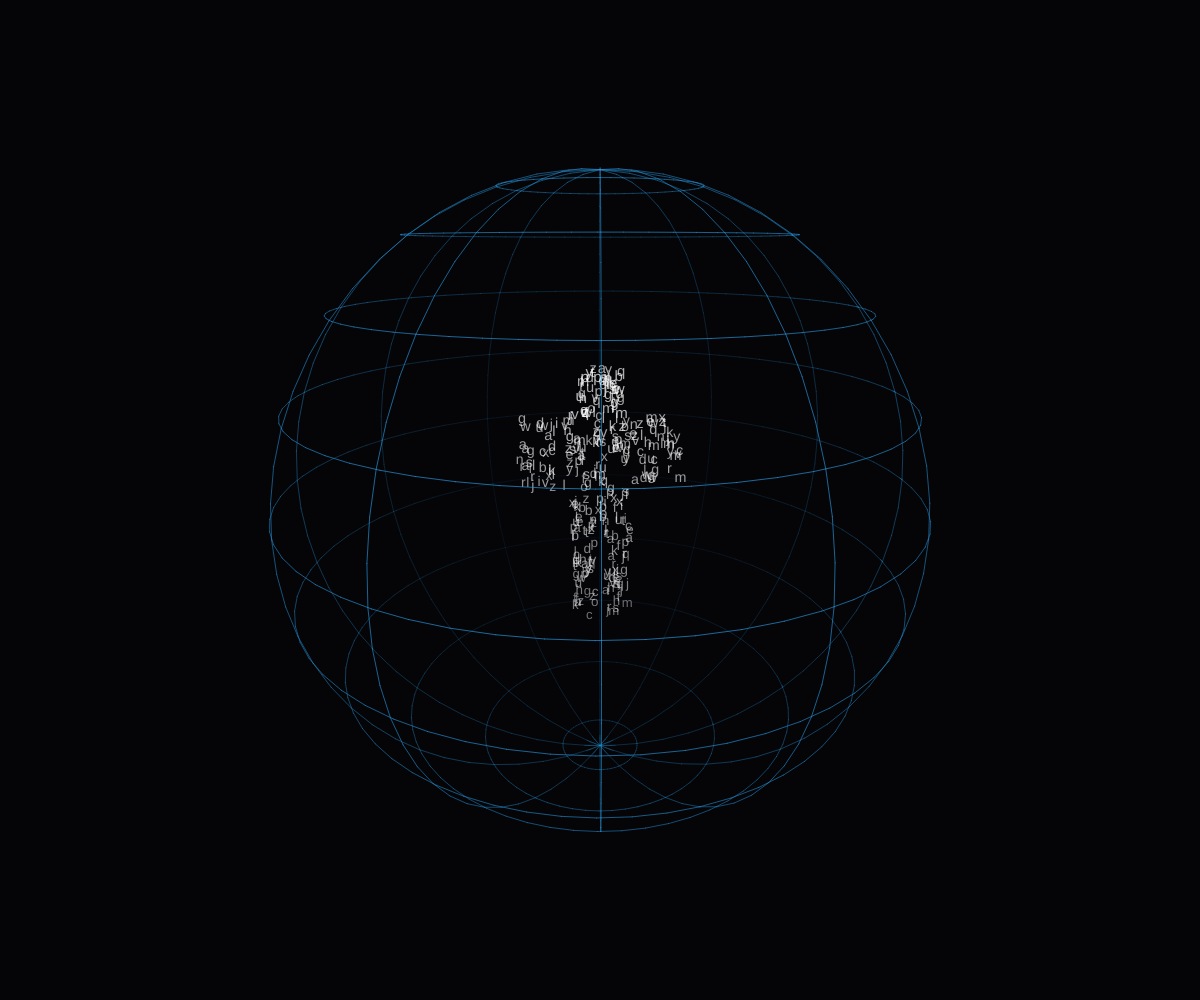
Frame 1 (no input)
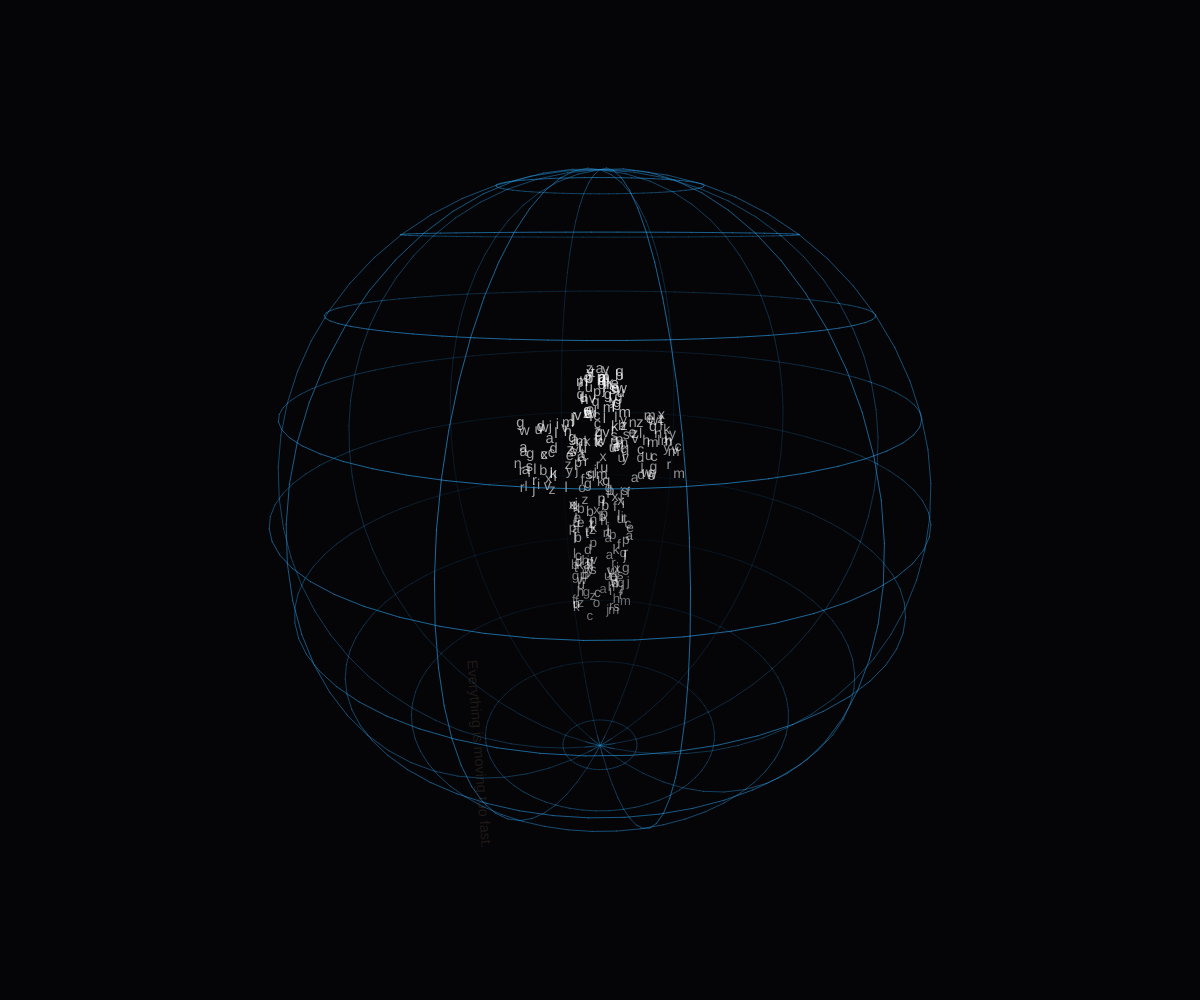
Frame 60 (no input)
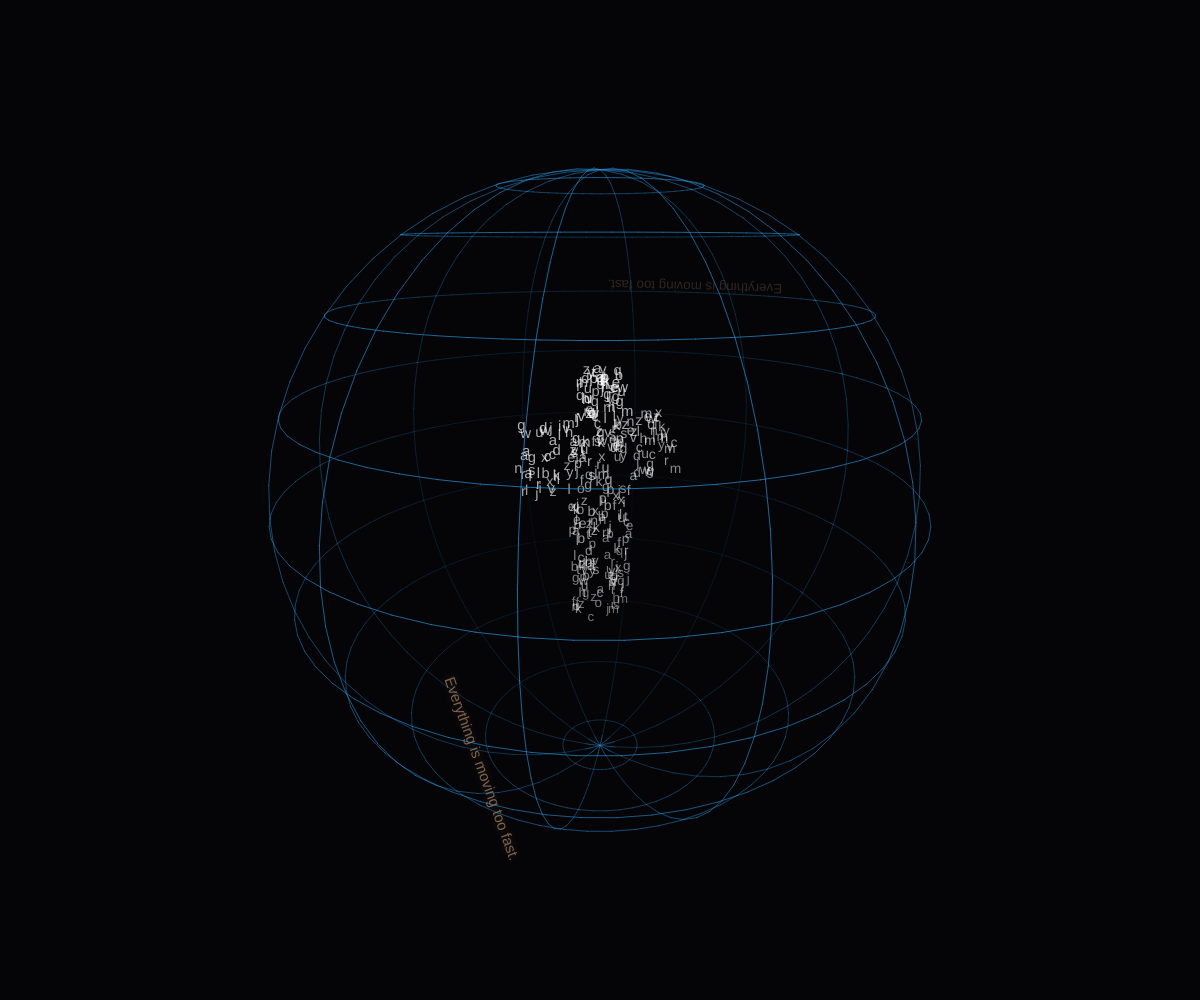
Frame 120 (the mouse pressed at the canvas centre since frame 60)

The p5.js sketch that drew these frames (run headless with seeded random() and noise() and a simulated clock; from frame 60 on, the mouse is pressed at the canvas centre):

// p5.js sketch
// ── sketch.js
let globalTheta = 0; // Earth rotation angle
const GLOBE_RADIUS = 300; 

let humanoid = []; 
let messages = []; 

// Arrays to store grid lines (Latitudes & Longitudes)
const LATS = [];
const LONS = [];

// Text corpus describing anxiety and disconnection
const corpus = [
    "I feel completely disconnected.",
    "나는 너무 외롭다",
    "Personne ne m'écoute.",
    "¿Hacia dónde voy?",
    "Everything is moving too fast.",
    "我找不到方向",
    "Too much noise.",
    "Не могу уснуть.",
    "不安が消えない",
    "The pressure is crushing",
    "No puedo más con esto."
];

function setup() {
    createCanvas(windowWidth, windowHeight);
    
    // Initialize horizontal latitude rings
    for (let lat = -PI / 2 + 0.3; lat < PI / 2; lat += 0.3) {
        LATS.push(lat);
    }
    // Initialize vertical longitude rings
    for (let lon = 0; lon < TWO_PI; lon += PI / 6) {
        LONS.push(lon);
    }

    generateHumanoid();
}

function draw() {
    background(5, 5, 8); 

    globalTheta += 0.003; // Constant rotation speed

    // Spawn messages randomly over time
    if (frameCount % 45 === 0 && messages.length < 20) {
        messages.push(new NomadicMessage());
    }

    let renderQueue = [];

    // 1. Queue all wireframe grid lines
    queueGridLines(renderQueue);

    // 2. Queue humanoid particles
    for (let pt of humanoid) {
        let p = project3D(pt.x, pt.y, pt.z);
        renderQueue.push({ type: 'human', proj: p, obj: pt, z: p.z });
    }

    // 3. Queue text messages
    for (let i = messages.length - 1; i >= 0; i--) {
        let msg = messages[i];
        msg.update();
        if (msg.isDead()) {
            messages.splice(i, 1);
        } else {
            // Calculate local 3D coordinate on the rotating sphere
            let lx = msg.r * cos(msg.lat) * cos(msg.lon);
            let ly = msg.r * sin(msg.lat);
            let lz = msg.r * cos(msg.lat) * sin(msg.lon);
            let p = project3D(lx, ly, lz);
            
            // Calculate 2D tangent angle to align text to the curved line
            let angle = msg.getRotationAngle();
            
            renderQueue.push({ type: 'message', proj: p, angle: angle, obj: msg, z: p.z });
        }
    }

    // Sort all elements by Z axis for true depth perception (Painter's Algorithm)
    renderQueue.sort((a, b) => b.z - a.z);

    // Render everything in depth order (back to front)
    for (let item of renderQueue) {
        if (item.type === 'line') {
            // Lines fade out as they go to the back of the globe
            let alpha = map(item.z, -GLOBE_RADIUS, GLOBE_RADIUS, 180, 10);
            stroke(40, 150, 220, alpha); // Cyan radio wave color
            strokeWeight(1);
            line(item.p1.x, item.p1.y, item.p2.x, item.p2.y);
        } 
        else if (item.type === 'human') {
            item.obj.display(item.proj);
        } 
        else if (item.type === 'message') {
            item.obj.display(item.proj, item.angle);
        }
    }
}

// ----------------------------------------------------
// 3D to 2D Projection Engine
// ----------------------------------------------------
function project3D(x, y, z) {
    // 1. Rotation around Y-axis (Earth rotation)
    let x1 = x * cos(globalTheta) - z * sin(globalTheta);
    let z1 = x * sin(globalTheta) + z * cos(globalTheta);
    let y1 = y;

    // 2. Tilt around X-axis (Globe perspective tilt)
    let tilt = 0.35; 
    let y2 = y1 * cos(tilt) - z1 * sin(tilt);
    let z2 = y1 * sin(tilt) + z1 * cos(tilt);
    let x2 = x1;

    // 3. Perspective projection
    let fov = 700; 
    let scaleFactor = fov / (fov + z2); 
    let px = width / 2 + x2 * scaleFactor;
    let py = height / 2 + y2 * scaleFactor;

    return { x: px, y: py, z: z2, scale: scaleFactor };
}

// ----------------------------------------------------
// Build Grid Lines Geometry
// ----------------------------------------------------
function queueGridLines(queue) {
    // Latitudes (Horizontal lines)
    for (let lat of LATS) {
        let r = GLOBE_RADIUS * cos(lat);
        let y = GLOBE_RADIUS * sin(lat);
        for (let lon = 0; lon < TWO_PI; lon += 0.1) {
            let x1 = r * cos(lon), z1 = r * sin(lon);
            let x2 = r * cos(lon + 0.1), z2 = r * sin(lon + 0.1);
            let p1 = project3D(x1, y, z1);
            let p2 = project3D(x2, y, z2);
            // Use midpoint Z for depth sorting
            queue.push({ type: 'line', p1: p1, p2: p2, z: (p1.z + p2.z) / 2 });
        }
    }

    // Longitudes (Vertical lines)
    for (let lon of LONS) {
        for (let lat = -PI/2; lat < PI/2; lat += 0.1) {
            let r1 = GLOBE_RADIUS * cos(lat);
            let y1 = GLOBE_RADIUS * sin(lat);
            let x1 = r1 * cos(lon), z1 = r1 * sin(lon);

            let lat2 = lat + 0.1;
            let r2 = GLOBE_RADIUS * cos(lat2);
            let y2 = GLOBE_RADIUS * sin(lat2);
            let x2 = r2 * cos(lon), z2 = r2 * sin(lon);
            
            let p1 = project3D(x1, y1, z1);
            let p2 = project3D(x2, y2, z2);
            queue.push({ type: 'line', p1: p1, p2: p2, z: (p1.z + p2.z) / 2 });
        }
    }
}

// ----------------------------------------------------
// Humanoid Class (Digital Data Body)
// ----------------------------------------------------
class HumanoidParticle {
    constructor(x, y, z) {
        this.x = x; this.y = y; this.z = z;
        this.char = String.fromCharCode(97 + floor(random(26))); // Random a-z
    }

    display(proj) {
        let alpha = map(proj.z, -150, 150, 255, 30);
        fill(255, alpha);
        noStroke();
        textSize(14 * proj.scale);
        textAlign(CENTER, CENTER);
        text(this.char, proj.x, proj.y);
    }
}

// Generate the a-z humanoid shape
function generateHumanoid() {
    // Head
    for (let i = 0; i < 50; i++) humanoid.push(new HumanoidParticle(random(-20, 20), random(-130, -90), random(-20, 20)));
    // Torso
    for (let i = 0; i < 100; i++) humanoid.push(new HumanoidParticle(random(-30, 30), random(-90, 30), random(-15, 15)));
    // Left Arm
    for (let i = 0; i < 40; i++) humanoid.push(new HumanoidParticle(random(-80, -30), random(-90, -10), random(-10, 10)));
    // Right Arm
    for (let i = 0; i < 40; i++) humanoid.push(new HumanoidParticle(random(30, 80), random(-90, -10), random(-10, 10)));
    // Left Leg
    for (let i = 0; i < 40; i++) humanoid.push(new HumanoidParticle(random(-30, -5), random(30, 130), random(-15, 15)));
    // Right Leg
    for (let i = 0; i < 40; i++) humanoid.push(new HumanoidParticle(random(5, 30), random(30, 130), random(-15, 15)));
}

// ----------------------------------------------------
// Nomadic Message Class
// ----------------------------------------------------
class NomadicMessage {
    constructor() {
        this.text = random(corpus);
        this.isVertical = random([true, false]); // Attach to horizontal OR vertical line

        if (this.isVertical) {
            this.lat = random(-PI / 2.5, PI / 2.5); // Random position on the line
            this.lon = random(LONS);                // Snapped to a longitude grid line
        } else {
            this.lat = random(LATS);                // Snapped to a latitude grid line
            this.lon = random(TWO_PI);              // Random position on the line
        }

        this.r = GLOBE_RADIUS + random(10, 25); // Float slightly above wires
        this.life = 0;
        this.maxLife = random(200, 400); // Ephemeral duration
    }

    update() {
        this.life++;
    }

    isDead() {
        return this.life >= this.maxLife;
    }

    // Calculates tangent angle to align text to the 3D curved wireframe
    getRotationAngle() {
        let p1 = project3D(
            this.r * cos(this.lat) * cos(this.lon),
            this.r * sin(this.lat),
            this.r * cos(this.lat) * sin(this.lon)
        );

        let p2;
        if (this.isVertical) {
            // Find tangent along the longitude curve
            let lat2 = this.lat + 0.05;
            p2 = project3D(
                this.r * cos(lat2) * cos(this.lon),
                this.r * sin(lat2),
                this.r * cos(lat2) * sin(this.lon)
            );
        } else {
            // Find tangent along the latitude curve
            let lon2 = this.lon + 0.05;
            p2 = project3D(
                this.r * cos(this.lat) * cos(lon2),
                this.r * sin(this.lat),
                this.r * cos(this.lat) * sin(lon2)
            );
        }
        return atan2(p2.y - p1.y, p2.x - p1.x); // Perfect curve alignment
    }

    display(proj, angle) {
        let fadeIn = min(255, this.life * 4);
        let fadeOut = min(255, (this.maxLife - this.life) * 4);
        let currentAlpha = min(fadeIn, fadeOut);

        // Fade out text significantly if it rotates to the back of the globe
        let alpha = map(proj.z, -GLOBE_RADIUS, GLOBE_RADIUS, currentAlpha, currentAlpha * 0.1);

        push();
        translate(proj.x, proj.y);
        rotate(angle); // Apply tangent rotation

        fill(255, 200, 150, alpha); // Warm orange text color
        noStroke();
        textSize(16 * proj.scale);
        textAlign(CENTER, CENTER);
        
        // Add subtle glow to represent digital signal
        drawingContext.shadowBlur = 8;
        drawingContext.shadowColor = `rgba(255, 200, 150, ${alpha / 255})`;
        
        text(this.text, 0, 0);
        pop();
    }
}

function windowResized() {
    resizeCanvas(windowWidth, windowHeight);
}
